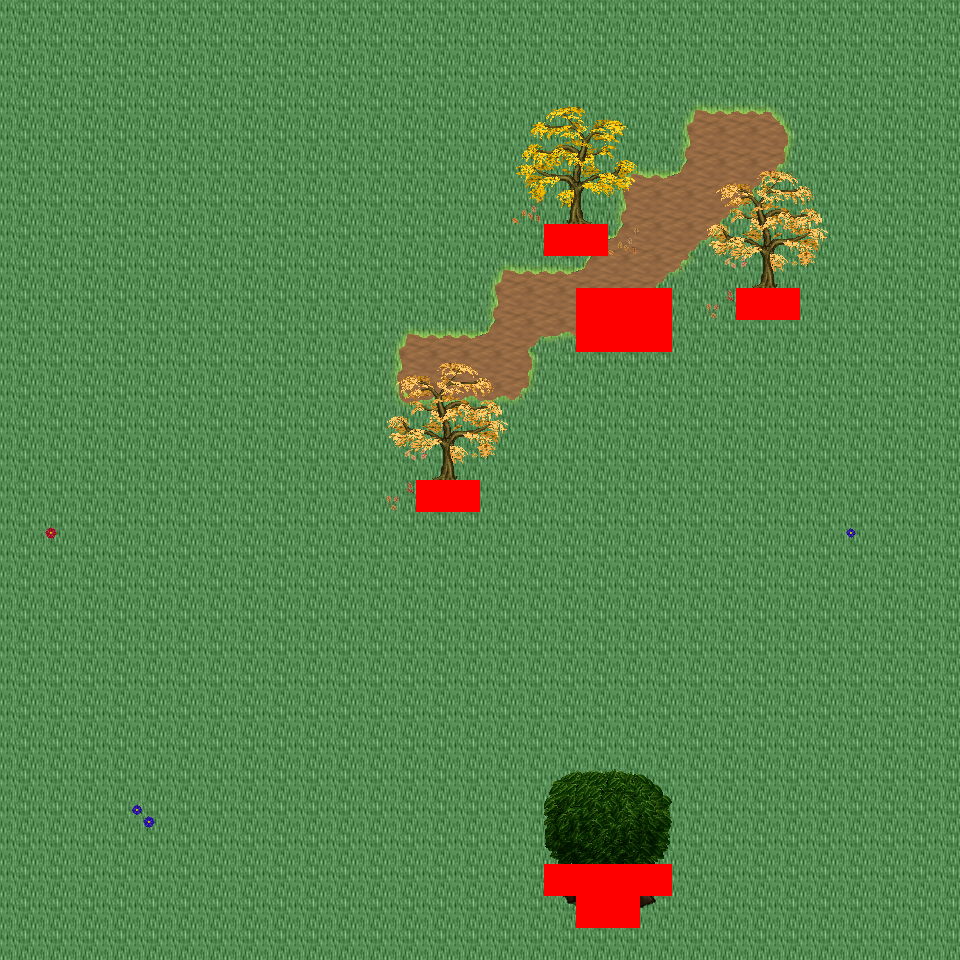

The image is a tile-based game level rendered from a .tmx file. Its description and source (layers, tilesets, objects; grid data summarised) follow:
An orthogonal 30x30 tile map with 32x32 px tiles, 6 tile layers (Ground, Object, Object2, Above, ...), 18 tilesets and 4 objects (4x mapExit).

<map version="1.0" orientation="orthogonal" renderorder="right-down" width="30" height="30" tilewidth="32" tileheight="32" nextobjectid="5">
  <tileset firstgid="1" name="tileset_logic_collision" tilewidth="32" tileheight="32" tilecount="1" columns="1">
    <image source="../drawable/tileset_logic_collision.png" width="32" height="32" />
  </tileset>
  <tileset firstgid="2" name="tileset_ground_ground" tilewidth="32" tileheight="32" tilecount="33" columns="3">
    <image source="../drawable/tileset_ground_ground.png" width="96" height="352" />
  </tileset>
  <tileset firstgid="35" name="tileset_ground_grass_corners" tilewidth="32" tileheight="32" tilecount="24" columns="6">
    <image source="../drawable/tileset_ground_grass_corners.png" width="192" height="128" />
  </tileset>
  <tileset firstgid="59" name="tileset_ground_grass_edges" tilewidth="32" tileheight="32" tilecount="36" columns="12">
    <image source="../drawable/tileset_ground_grass_edges.png" width="384" height="96" />
  </tileset>
  <tileset firstgid="95" name="tileset_ground_grass_2" tilewidth="32" tileheight="32" tilecount="21" columns="3">
    <image source="../drawable/tileset_ground_grass_2.png" width="96" height="224" />
  </tileset>
  <tileset firstgid="116" name="tileset_plant_leaves" tilewidth="32" tileheight="32" tilecount="8" columns="4">
    <image source="../drawable/tileset_plant_leaves.png" width="128" height="64" />
  </tileset>
  <tileset firstgid="124" name="tileset_plant_tree_tree_darkgreen" tilewidth="32" tileheight="32" tilecount="88" columns="8">
    <image source="../drawable/tileset_plant_tree_tree_darkgreen.png" width="256" height="352" />
  </tileset>
  <tileset firstgid="212" name="tileset_plant_tree_fall_trees" tilewidth="32" tileheight="32" tilecount="40" columns="8">
    <image source="../drawable/tileset_plant_tree_fall_trees.png" width="256" height="160" />
  </tileset>
  <tileset firstgid="252" name="tileset_plant_tree_pine_tree" tilewidth="32" tileheight="32" tilecount="20" columns="4">
    <image source="../drawable/tileset_plant_tree_pine_tree.png" width="128" height="160" />
  </tileset>
  <tileset firstgid="272" name="tileset_plant_stump_hollow_logs" tilewidth="32" tileheight="32" tilecount="6" columns="3">
    <image source="../drawable/tileset_plant_stump_hollow_logs.png" width="96" height="64" />
  </tileset>
  <tileset firstgid="278" name="tileset_plant_stump_small_stump" tilewidth="32" tileheight="32" tilecount="4" columns="2">
    <image source="../drawable/tileset_plant_stump_small_stump.png" width="64" height="64" />
  </tileset>
  <tileset firstgid="282" name="tileset_plant_stump_stump_pale_purple" tilewidth="32" tileheight="32" tilecount="4" columns="2">
    <image source="../drawable/tileset_plant_stump_stump_pale_purple.png" width="64" height="64" />
  </tileset>
  <tileset firstgid="286" name="tileset_plant_flower_daisy_blue" tilewidth="32" tileheight="32" tilecount="8" columns="2">
    <image source="../drawable/tileset_plant_flower_daisy_blue.png" width="64" height="128" />
  </tileset>
  <tileset firstgid="294" name="tileset_plant_flower_daisy_red" tilewidth="32" tileheight="32" tilecount="8" columns="2">
    <image source="../drawable/tileset_plant_flower_daisy_red.png" width="64" height="128" />
  </tileset>
  <tileset firstgid="302" name="tileset_plant_flower_daisy_white" tilewidth="32" tileheight="32" tilecount="8" columns="2">
    <image source="../drawable/tileset_plant_flower_daisy_white.png" width="64" height="128" />
  </tileset>
  <tileset firstgid="310" name="tileset_plant_flower_daisy_yellow" tilewidth="32" tileheight="32" tilecount="8" columns="2">
    <image source="../drawable/tileset_plant_flower_daisy_yellow.png" width="64" height="128" />
  </tileset>
  <tileset firstgid="318" name="tileset_logic_creature_ent" tilewidth="32" tileheight="32" tilecount="4" columns="4">
    <image source="../drawable/tileset_logic_creature_ent.png" width="128" height="32" />
  </tileset>
  <tileset firstgid="322" name="tileset_logic_creature_animal" tilewidth="32" tileheight="32" tilecount="32" columns="8">
    <image source="../drawable/tileset_logic_creature_animal.png" width="256" height="128" />
  </tileset>
  <layer name="Ground" width="30" height="30">
    <data>[900 cells, 900 non-empty, 2 distinct tile ids]</data>
  </layer>
  <layer name="Object" width="30" height="30">
    <data>[900 cells, 57 non-empty, 23 distinct tile ids]</data>
  </layer>
  <layer name="Object2" width="30" height="30">
    <data>[900 cells, 22 non-empty, 14 distinct tile ids]</data>
  </layer>
  <layer name="Above" width="30" height="30">
    <data>[900 cells, 60 non-empty, 44 distinct tile ids]</data>
  </layer>
  <layer name="Above2" width="30" height="30">
    <data>[900 cells, 0 non-empty, 0 distinct tile ids]</data>
  </layer>
  <layer name="Walkable" width="30" height="30">
    <data>[900 cells, 18 non-empty, 1 distinct tile ids]</data>
  </layer>
  <objectgroup name="MapEvents">
    <object id="1" name="north" type="mapExit" x="0" y="0" width="960" height="32">
      <properties>
        <property name="map" value="level_0_x20_y27" />
        <property name="x" value="0" />
        <property name="y" value="28" />
      </properties>
    </object>
    <object id="2" name="south" type="mapExit" x="0" y="928" width="960" height="32">
      <properties>
        <property name="map" value="level_0_x20_y29" />
        <property name="x" value="0" />
        <property name="y" value="1" />
      </properties>
    </object>
    <object id="3" name="west" type="mapExit" x="0" y="0" width="32" height="960">
      <properties>
        <property name="map" value="level_0_x19_y28" />
        <property name="x" value="28" />
        <property name="y" value="0" />
      </properties>
    </object>
    <object id="4" name="east" type="mapExit" x="928" y="0" width="32" height="960">
      <properties>
        <property name="map" value="level_0_x21_y28" />
        <property name="x" value="1" />
        <property name="y" value="0" />
      </properties>
    </object>
  </objectgroup>
</map>
